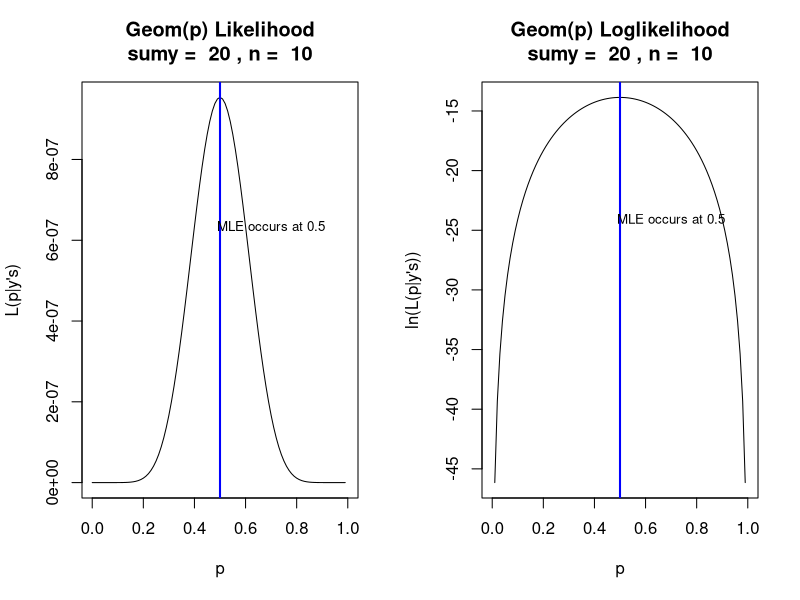
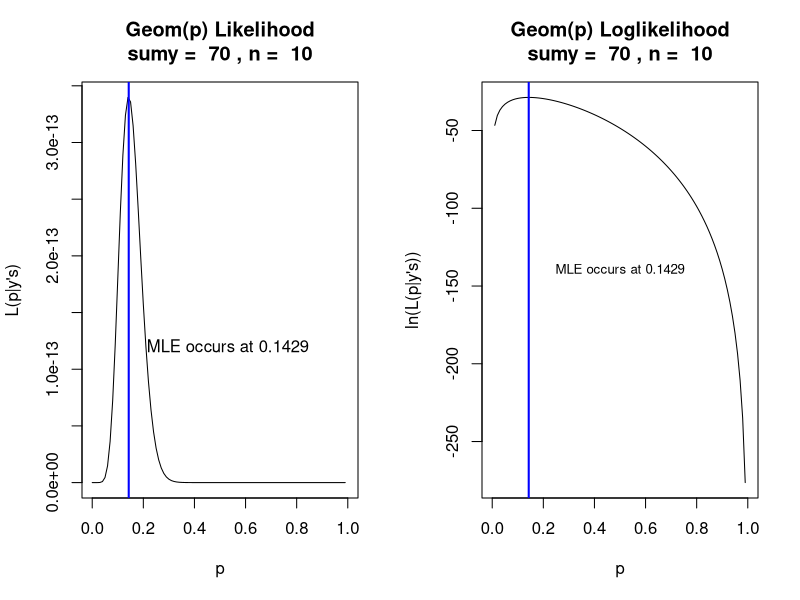

Here is the R script that generated these plots, in order:
## ---- chunk 1
#install.packages("scatterplot3d") # Install
## ---- chunk 2
#Likelihood for a geom(p) RS is
likelihood <- function(p, sumy, n){
  ((p/(1-p))^n)*(1-p)^sumy
}

#logLikelihood for geom(p) RS is
loglikelihood <- function(p, sumy, n){
  n*log(p)-n*log(1-p)+sumy*log(1-p)
}

#Create plots for likelihood and loglikelihood for some different values of sumy
par(mfrow=c(1,2))

#create plots
sumy <- 20
n <- 10
curve(likelihood(p, sumy = sumy, n = n),
      xname = "p",
      main = paste("Geom(p) Likelihood\nsumy = ",sumy,", n = ",n),
      ylab = "L(p|y's)",
      from = 0,
      to = 1)
abline(v = 1/(sumy/n),
       lwd = 2,
       col = "blue")
text(x = 0.7,
     y = likelihood(0.6, sumy, n),
     paste0("MLE occurs at ", signif(n/sumy, 4)), 
     cex = 0.8
)

curve(loglikelihood(p, sumy = sumy, n = n), 
      xname = "p", 
      main = paste("Geom(p) Loglikelihood\nsumy = ",sumy,", n = ",n),
      ylab = "ln(L(p|y's))",
      from = 0, to = 1)
abline(v = 1/(sumy/n),
       lwd = 2,
       col = "blue")
text(x = 0.7,
     y = loglikelihood(0.9, sumy, n),
     paste0("MLE occurs at ", signif(n/sumy,4)),
     cex = 0.8)


#Create plots for likelihood and loglikelihood for some different values of sumy
par(mfrow=c(1,2))

#create plots
sumy <- 70
n <- 10
curve(likelihood(p, sumy = sumy, n = n),
      xname = "p",
      main = paste("Geom(p) Likelihood\nsumy = ",sumy,", n = ",n),
      ylab = "L(p|y's)",
      from = 0,
      to = 1)
abline(v = 1/(sumy/n),
       lwd = 2,
       col = "blue")
text(x = 0.53,
     y = likelihood(0.21, sumy, n),
     paste0("MLE occurs at ", signif(n/sumy, 4)))

curve(loglikelihood(p, sumy = sumy, n = n), 
      xname = "p", 
      main = paste("Geom(p) Loglikelihood\nsumy = ",sumy,", n = ",n),
      ylab = "ln(L(p|y's))",
      from = 0, to = 1)
abline(v = 1/(sumy/n),
       lwd = 2,
       col = "blue")
text(x = 0.5,
     y = loglikelihood(0.9, sumy, n),
     paste0("MLE occurs at ", signif(n/sumy,4)),
     cex = 0.8)

